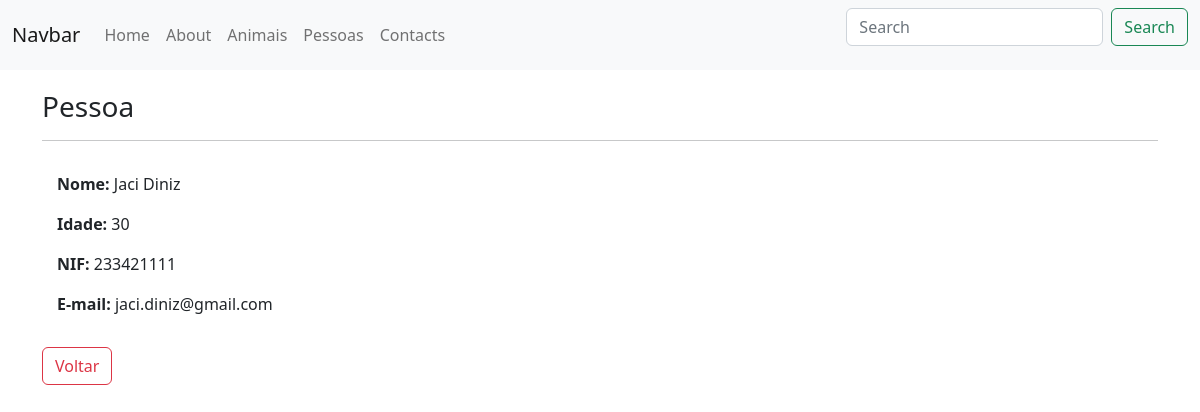
The page /pessoa/detalhe/4/ on the database its author committed.
### apps/pessoa/models.py (models this page shows)
class Pessoa(models.Model):
    nome = models.CharField(max_length=50)
    idade = models.IntegerField()
    nif = models.CharField(max_length=9)
    cc = models.CharField(max_length=8)
    email = models.EmailField()

### apps/pessoa/views.py (the view)
# urls.py: path('detalhe/<int:pk>/', PessoaDetailView.as_view(), name='detalhe'),
class PessoaDetailView(DetailView):
    model = Pessoa

### apps/pessoa/templates/pessoa/pessoa_detail.html
{% extends 'base.html' %}
{% block content %}
<div class="content-section">
    <h3>Pessoa</h3>
    <hr>
    <div style="padding:15px;">
        <p><b>Nome: </b>{{ object.nome }}</p>
        <p><b>Idade: </b>{{ object.idade }}</p>
        <p><b>NIF: </b>{{ object.nif }}</p>
        <p><b>E-mail: </b>{{ object.email }}</p>
    </div>
    <a class="btn btn-outline-danger" href="{% url 'pessoa:lista' %}">Voltar</a>
</div>
{% endblock %}

### rows shown on the page
Pessoa: nome "Jaci Diniz", idade "30", nif "233421111", email "jaci.diniz@gmail.com"
